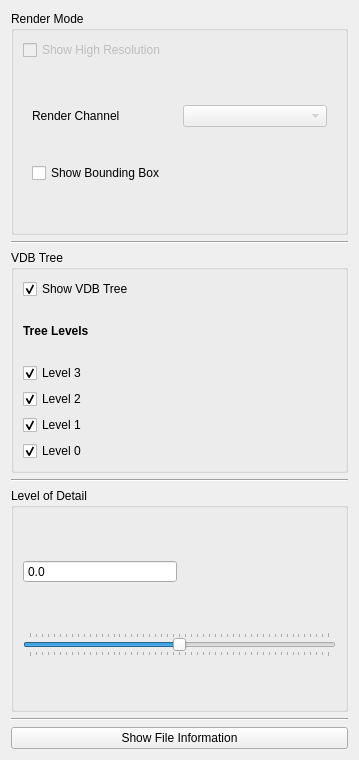
          <widget class="QWidget" name="scrollAreaWidgetContents">
           <property name="geometry">
            <rect>
             <x>0</x>
             <y>0</y>
             <width>359</width>
             <height>760</height>
            </rect>
           </property>
           <layout class="QVBoxLayout" name="verticalLayout_3">
            <item>
             <widget class="QGroupBox" name="gbox_Render">
              <property name="font">
               <font>
                <weight>50</weight>
                <bold>false</bold>
               </font>
              </property>
              <property name="title">
               <string>Render Mode</string>
              </property>
              <layout class="QGridLayout" name="gridLayout_5">
               <item row="0" column="0">
                <widget class="QCheckBox" name="cbx_showMesh">
                 <property name="enabled">
                  <bool>false</bool>
                 </property>
                 <property name="text">
                  <string>Show High Resolution</string>
                 </property>
                 <property name="checked">
                  <bool>false</bool>
                 </property>
                </widget>
               </item>
               <item row="1" column="0" colspan="2">
                <widget class="QWidget" name="widget_3" native="true">
                 <layout class="QGridLayout" name="gridLayout_26">
                  <item row="0" column="0">
                   <widget class="QLabel" name="lbl_renderChannel">
                    <property name="text">
                     <string>Render Channel</string>
                    </property>
                   </widget>
                  </item>
                  <item row="2" column="0" colspan="2">
                   <widget class="QCheckBox" name="cbx_showBBox">
                    <property name="text">
                     <string>Show Bounding Box</string>
                    </property>
                   </widget>
                  </item>
                  <item row="0" column="1">
                   <widget class="QComboBox" name="cmbo_renderChannel">
                    <property name="enabled">
                     <bool>false</bool>
                    </property>
                   </widget>
                  </item>
                 </layout>
                </widget>
               </item>
              </layout>
             </widget>
            </item>
            <item>
             <widget class="Line" name="line_4">
              <property name="orientation">
               <enum>Qt::Horizontal</enum>
              </property>
             </widget>
            </item>
            <item>
             <widget class="QGroupBox" name="gbox_vdbTree">
              <property name="title">
               <string>VDB Tree</string>
              </property>
              <layout class="QVBoxLayout" name="verticalLayout_5">
               <item>
                <layout class="QVBoxLayout" name="verticalLayout_2">
                 <item>
                  <widget class="QCheckBox" name="cbx_showVDBTree">
                   <property name="text">
                    <string>Show VDB Tree</string>
                   </property>
                   <property name="checked">
                    <bool>true</bool>
                   </property>
                  </widget>
                 </item>
                </layout>
               </item>
               <item>
                <layout class="QVBoxLayout" name="verticalLayout_6">
                 <item>
                  <widget class="QLabel" name="lbl_TreeLevels">
                   <property name="font">
                    <font>
                     <weight>75</weight>
                     <bold>true</bold>
                    </font>
                   </property>
                   <property name="text">
                    <string>Tree Levels</string>
                   </property>
                  </widget>
                 </item>
                 <item>
                  <widget class="QCheckBox" name="cbx_treeLevel3">
                   <property name="text">
                    <string>Level 3</string>
                   </property>
                   <property name="checked">
                    <bool>true</bool>
                   </property>
                  </widget>
                 </item>
                 <item>
                  <widget class="QCheckBox" name="cbx_treeLevel2">
                   <property name="text">
                    <string>Level 2</string>
                   </property>
                   <property name="checked">
                    <bool>true</bool>
                   </property>
                  </widget>
                 </item>
                 <item>
                  <widget class="QCheckBox" name="cbx_treeLevel1">
                   <property name="text">
                    <string>Level 1</string>
                   </property>
                   <property name="checked">
                    <bool>true</bool>
                   </property>
                  </widget>
                 </item>
                 <item>
                  <widget class="QCheckBox" name="cbx_treeLevel0">
                   <property name="text">
                    <string>Level 0</string>
                   </property>
                   <property name="checked">
                    <bool>true</bool>
                   </property>
                  </widget>
                 </item>
                </layout>
               </item>
              </layout>
             </widget>
            </item>
            <item>
             <widget class="Line" name="line_2">
              <property name="orientation">
               <enum>Qt::Horizontal</enum>
              </property>
             </widget>
            </item>
            <item>
             <widget class="QGroupBox" name="gbox_LOD">
              <property name="title">
               <string>Level of Detail</string>
              </property>
              <layout class="QGridLayout" name="gridLayout_3">
               <item row="1" column="0" colspan="2">
                <widget class="QSlider" name="hsld_LOD">
                 <property name="cursor">
                  <cursorShape>ArrowCursor</cursorShape>
                 </property>
                 <property name="minimum">
                  <number>1</number>
                 </property>
                 <property name="maximum">
                  <number>1000</number>
                 </property>
                 <property name="value">
                  <number>500</number>
                 </property>
                 <property name="orientation">
                  <enum>Qt::Horizontal</enum>
                 </property>
                 <property name="tickPosition">
                  <enum>QSlider::TicksBothSides</enum>
                 </property>
                 <property name="tickInterval">
                  <number>20</number>
                 </property>
                </widget>
               </item>
               <item row="0" column="0">
                <widget class="QDoubleSpinBox" name="sbx_LODValue">
                 <property name="readOnly">
                  <bool>true</bool>
                 </property>
                 <property name="buttonSymbols">
                  <enum>QAbstractSpinBox::NoButtons</enum>
                 </property>
                 <property name="decimals">
                  <number>1</number>
                 </property>
                </widget>
               </item>
              </layout>
             </widget>
            </item>
            <item>
             <widget class="Line" name="line">
              <property name="orientation">
               <enum>Qt::Horizontal</enum>
              </property>
             </widget>
            </item>
            <item>
             <widget class="QPushButton" name="btn_showFileInformation">
              <property name="text">
               <string>Show File Information</string>
              </property>
             </widget>
            </item>
           </layout>
          </widget>
